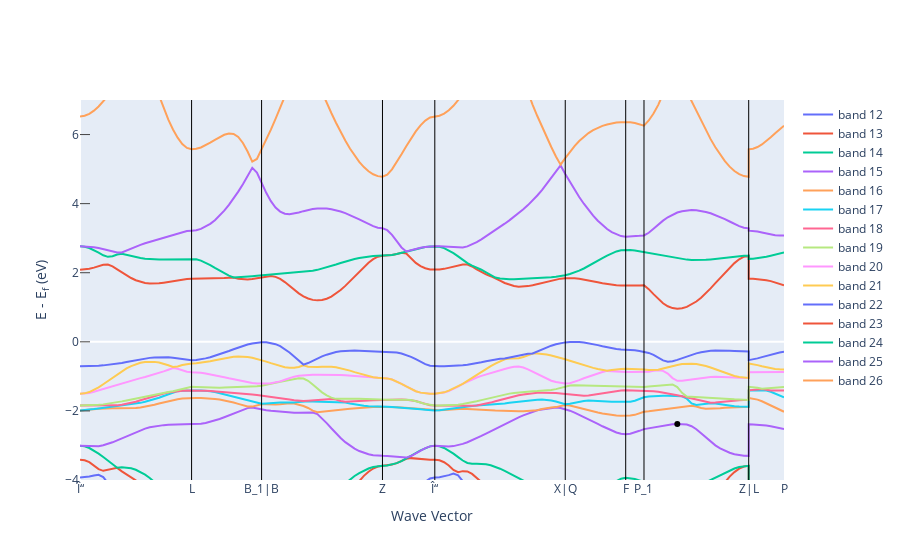

Source (notebook cell):
### Code cell
for i in el_bs.get_vbm()["kpoint_index"]:
    scatter = go.Scatter(
        x = xvals_band_edges, y = yvals_band_edges,
        mode = "markers", marker = dict(color="black"),
        showlegend=False)
    fig_el_bs.add_trace(scatter)
fig_el_bs.update_layout(xaxis_range = [xvals[0], xvals[-1]])
fig_el_bs.show()

### Figure 1 — Plotly figure (JSON) as saved in the notebook; plotly's stock layout.template omitted (floating-point values rounded to 4 significant figures; data arrays with more than 128 entries replaced by an {"elided": "..."} marker saying what was removed)
{"data": [{"mode": "lines", "name": "band 12", "type": "scatter", "x": {"elided": "160 float values"}, "y": {"elided": "160 float values"}}, {"mode": "lines", "name": "band 13", "type": "scatter", "x": {"elided": "160 float values"}, "y": {"elided": "160 float values"}}, {"mode": "lines", "name": "band 14", "type": "scatter", "x": {"elided": "160 float values"}, "y": {"elided": "160 float values"}}, {"mode": "lines", "name": "band 15", "type": "scatter", "x": {"elided": "160 float values"}, "y": {"elided": "160 float values"}}, {"mode": "lines", "name": "band 16", "type": "scatter", "x": {"elided": "160 float values"}, "y": {"elided": "160 float values"}}, {"mode": "lines", "name": "band 17", "type": "scatter", "x": {"elided": "160 float values"}, "y": {"elided": "160 float values"}}, {"mode": "lines", "name": "band 18", "type": "scatter", "x": {"elided": "160 float values"}, "y": {"elided": "160 float values"}}, {"mode": "lines", "name": "band 19", "type": "scatter", "x": {"elided": "160 float values"}, "y": {"elided": "160 float values"}}, {"mode": "lines", "name": "band 20", "type": "scatter", "x": {"elided": "160 float values"}, "y": {"elided": "160 float values"}}, {"mode": "lines", "name": "band 21", "type": "scatter", "x": {"elided": "160 float values"}, "y": {"elided": "160 float values"}}, {"mode": "lines", "name": "band 22", "type": "scatter", "x": {"elided": "160 float values"}, "y": {"elided": "160 float values"}}, {"mode": "lines", "name": "band 23", "type": "scatter", "x": {"elided": "160 float values"}, "y": {"elided": "160 float values"}}, {"mode": "lines", "name": "band 24", "type": "scatter", "x": {"elided": "160 float values"}, "y": {"elided": "160 float values"}}, {"mode": "lines", "name": "band 25", "type": "scatter", "x": {"elided": "160 float values"}, "y": {"elided": "160 float values"}}, {"mode": "lines", "name": "band 26", "type": "scatter", "x": {"elided": "160 float values"}, "y": {"elided": "160 float values"}}, {"marker": {"color": "black"}, "mode": "markers", "showlegend": false, "type": "scatter", "x": [5.191, 6.27], "y": [-4.258, -2.378]}], "layout": {"shapes": [{"line": {"color": "black", "width": 1}, "type": "line", "x0": 1.171, "x1": 1.171, "xref": "x", "y0": 0, "y1": 1, "yref": "y domain"}, {"line": {"color": "black", "width": 1}, "type": "line", "x0": 1.906, "x1": 1.906, "xref": "x", "y0": 0, "y1": 1, "yref": "y domain"}, {"line": {"color": "black", "width": 1}, "type": "line", "x0": 3.175, "x1": 3.175, "xref": "x", "y0": 0, "y1": 1, "yref": "y domain"}, {"line": {"color": "black", "width": 1}, "type": "line", "x0": 3.724, "x1": 3.724, "xref": "x", "y0": 0, "y1": 1, "yref": "y domain"}, {"line": {"color": "black", "width": 1}, "type": "line", "x0": 5.094, "x1": 5.094, "xref": "x", "y0": 0, "y1": 1, "yref": "y domain"}, {"line": {"color": "black", "width": 1}, "type": "line", "x0": 5.728, "x1": 5.728, "xref": "x", "y0": 0, "y1": 1, "yref": "y domain"}, {"line": {"color": "black", "width": 1}, "type": "line", "x0": 5.92, "x1": 5.92, "xref": "x", "y0": 0, "y1": 1, "yref": "y domain"}, {"line": {"color": "black", "width": 1}, "type": "line", "x0": 7.019, "x1": 7.019, "xref": "x", "y0": 0, "y1": 1, "yref": "y domain"}], "xaxis": {"mirror": true, "range": [0, 7.39], "showgrid": false, "ticklen": 0, "ticks": "inside", "ticktext": ["Î“", "L", "B_1|B", "Z", "Î“", "X|Q", "F", "P_1", "Z|L", "P"], "tickvals": [0, 1.171, 1.906, 3.175, 3.724, 5.094, 5.728, 5.92, 7.019, 7.39], "title": {"text": "Wave Vector"}}, "yaxis": {"mirror": true, "range": [-4, 7], "showgrid": false, "ticklen": 10, "ticks": "inside", "title": {"text": "E - E<sub>f</sub> (eV)"}}}}
